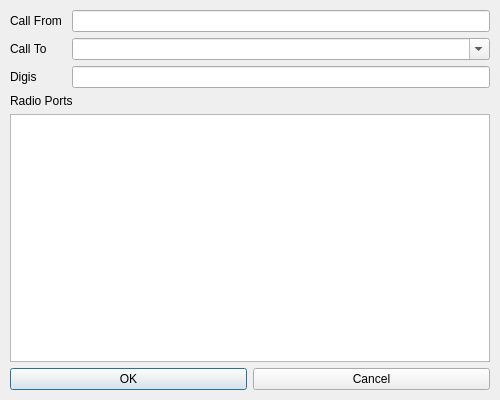
<?xml version="1.0" encoding="UTF-8"?>
<ui version="4.0">
 <class>AGWConnectDkg</class>
 <widget class="QDialog" name="AGWConnectDkg">
  <property name="geometry">
   <rect>
    <x>0</x>
    <y>0</y>
    <width>500</width>
    <height>400</height>
   </rect>
  </property>
  <property name="windowTitle">
   <string>Dialog</string>
  </property>
  <widget class="QWidget" name="verticalLayoutWidget">
   <property name="geometry">
    <rect>
     <x>10</x>
     <y>10</y>
     <width>480</width>
     <height>380</height>
    </rect>
   </property>
   <layout class="QVBoxLayout" name="verticalLayout">
    <item>
     <layout class="QFormLayout" name="formLayout_2">
      <item row="0" column="0">
       <widget class="QLabel" name="label">
        <property name="text">
         <string>Call From </string>
        </property>
       </widget>
      </item>
      <item row="0" column="1">
       <widget class="QLineEdit" name="CallFrom"/>
      </item>
      <item row="1" column="0">
       <widget class="QLabel" name="label_2">
        <property name="text">
         <string>Call To </string>
        </property>
       </widget>
      </item>
      <item row="1" column="1">
       <widget class="QComboBox" name="CallTo">
        <property name="editable">
         <bool>true</bool>
        </property>
        <property name="insertPolicy">
         <enum>QComboBox::NoInsert</enum>
        </property>
       </widget>
      </item>
      <item row="2" column="0">
       <widget class="QLabel" name="label_3">
        <property name="text">
         <string>Digis</string>
        </property>
       </widget>
      </item>
      <item row="2" column="1">
       <widget class="QLineEdit" name="Digis"/>
      </item>
     </layout>
    </item>
    <item>
     <widget class="QLabel" name="label_4">
      <property name="text">
       <string>Radio Ports</string>
      </property>
     </widget>
    </item>
    <item>
     <widget class="QListWidget" name="RadioPorts"/>
    </item>
    <item>
     <layout class="QHBoxLayout">
      <property name="spacing">
       <number>6</number>
      </property>
      <property name="leftMargin">
       <number>0</number>
      </property>
      <property name="topMargin">
       <number>0</number>
      </property>
      <property name="rightMargin">
       <number>0</number>
      </property>
      <property name="bottomMargin">
       <number>0</number>
      </property>
      <item>
       <widget class="QPushButton" name="okButton">
        <property name="text">
         <string>OK</string>
        </property>
       </widget>
      </item>
      <item>
       <widget class="QPushButton" name="cancelButton">
        <property name="text">
         <string>Cancel</string>
        </property>
       </widget>
      </item>
     </layout>
    </item>
   </layout>
  </widget>
 </widget>
 <resources/>
 <connections>
  <connection>
   <sender>okButton</sender>
   <signal>clicked()</signal>
   <receiver>AGWConnectDkg</receiver>
   <slot>accept()</slot>
   <hints>
    <hint type="sourcelabel">
     <x>278</x>
     <y>253</y>
    </hint>
    <hint type="destinationlabel">
     <x>96</x>
     <y>254</y>
    </hint>
   </hints>
  </connection>
  <connection>
   <sender>cancelButton</sender>
   <signal>clicked()</signal>
   <receiver>AGWConnectDkg</receiver>
   <slot>reject()</slot>
   <hints>
    <hint type="sourcelabel">
     <x>369</x>
     <y>253</y>
    </hint>
    <hint type="destinationlabel">
     <x>179</x>
     <y>282</y>
    </hint>
   </hints>
  </connection>
 </connections>
</ui>
